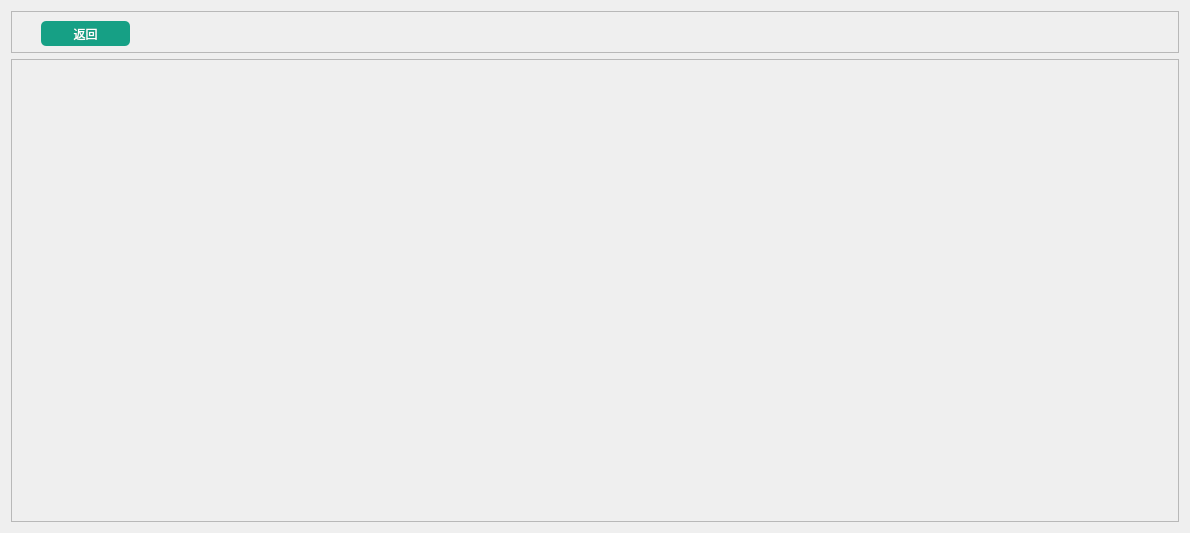
<?xml version="1.0" encoding="UTF-8"?>
<ui version="4.0">
 <class>zgnep_calendar</class>
 <widget class="QDialog" name="zgnep_calendar">
  <property name="geometry">
   <rect>
    <x>0</x>
    <y>0</y>
    <width>1190</width>
    <height>533</height>
   </rect>
  </property>
  <property name="windowTitle">
   <string>Dialog</string>
  </property>
  <layout class="QVBoxLayout" name="verticalLayout" stretch="1,11">
   <item>
    <widget class="QFrame" name="frame">
     <property name="frameShape">
      <enum>QFrame::StyledPanel</enum>
     </property>
     <property name="frameShadow">
      <enum>QFrame::Raised</enum>
     </property>
     <widget class="QPushButton" name="pushButton">
      <property name="geometry">
       <rect>
        <x>30</x>
        <y>10</y>
        <width>89</width>
        <height>25</height>
       </rect>
      </property>
      <property name="styleSheet">
       <string notr="true">background:#16A085;color:#FFFFFF;border-radius:5px;</string>
      </property>
      <property name="text">
       <string>返回</string>
      </property>
     </widget>
    </widget>
   </item>
   <item>
    <widget class="QFrame" name="frame_2">
     <property name="frameShape">
      <enum>QFrame::StyledPanel</enum>
     </property>
     <property name="frameShadow">
      <enum>QFrame::Raised</enum>
     </property>
    </widget>
   </item>
  </layout>
 </widget>
 <resources/>
 <connections/>
</ui>
